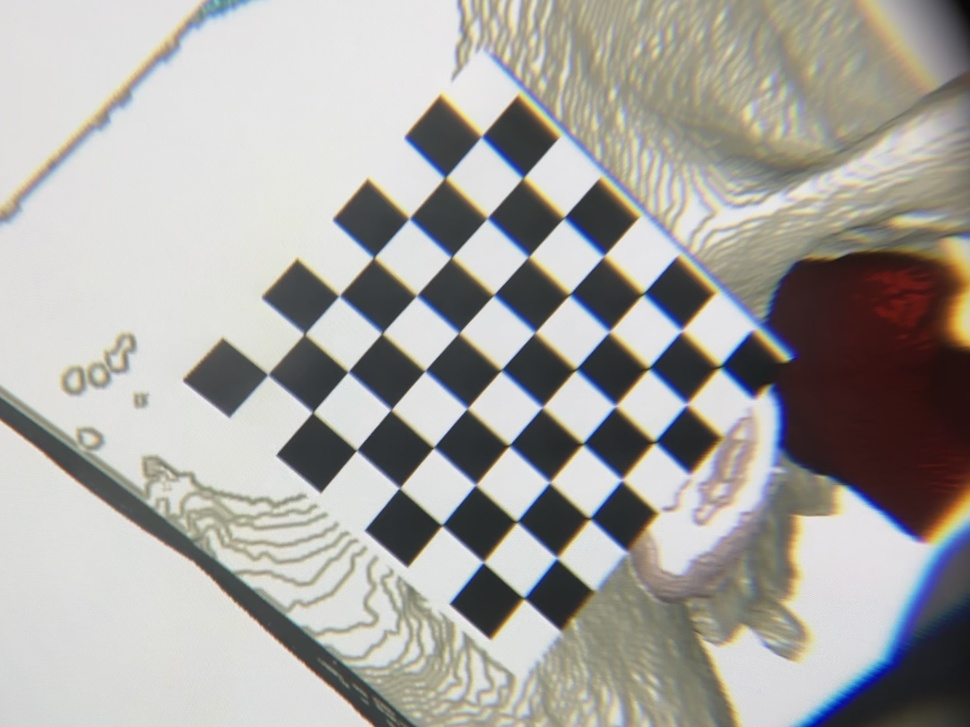
#> input picture camera_calibration/hmd_checkerboards/IMG_5877.jpeg, 970 x 727 px, shrunk from 4032 x 3024 before the run
$ python check_calibraiton.py
#> lines starting #> are read from the running program, lines starting #| are printed output that depends on the picture
import numpy as np
import cv2 as cv

mtx = np.load('hmd_intrinsics_uncal.npy')
#> (reads camera_calibration/hmd_checkerboards/hmd_intrinsics_uncal.npy from the repository)
dist = np.load('hmd_distortion_uncal.npy')
#> (reads camera_calibration/hmd_checkerboards/hmd_distortion_uncal.npy from the repository)

img = cv.imread('IMG_5877.jpeg')
#> img is the input picture: shape (727, 970, 3); mean B, G, R 161.5, 165.6, 167.7
h,  w = img.shape[:2]
#> h = 727; w = 970
newcameramtx, roi = cv.getOptimalNewCameraMatrix(mtx, dist, (w,h), 1, (w,h))
#> roi = (161, 210, 733, 404)

# undistort
dst = cv.undistort(img, mtx, dist, None, newcameramtx)
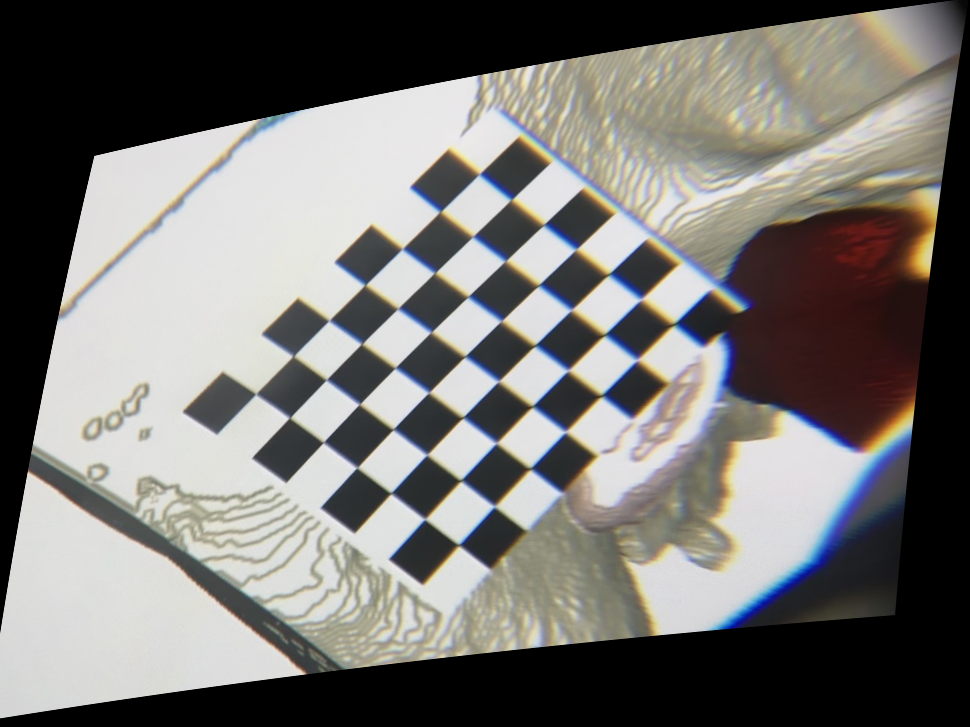
#> dst: shape (727, 970, 3); mean B, G, R 114.6, 117.6, 119.4
# crop the image
x, y, w, h = roi
#> x = 161; y = 210; w = 733; h = 404
cv.imshow('calibresult.png', dst)
cv.waitKey(0)
